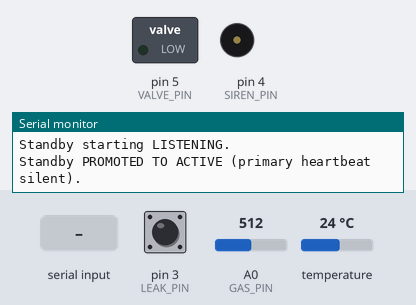
Bench run of a sketch on a simulated Arduino Uno, built with avr-gcc and run on an emulated ATmega328P. Shown: switched loads named in the sketch (green lamp = pin HIGH), buzzer (waves = sounding, pin HIGH), the last lines printed to the serial monitor. The inputs (shaded band) are chosen by the test bench; at power-on: A0 (GAS_PIN) = 512, pin 3 (LEAK_PIN) HIGH, temperature 24 °C.

Above: at 1.2 s.
1.3 s: A0 (GAS_PIN) set to 584
3.2 s: A0 (GAS_PIN) set to 607
At 4.5 s:
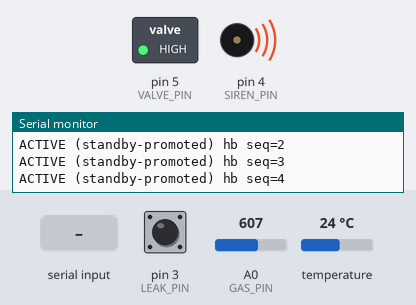
4.8 s: pin 3 (LEAK_PIN) pulled LOW for 0.5 s
At 5.5 s:
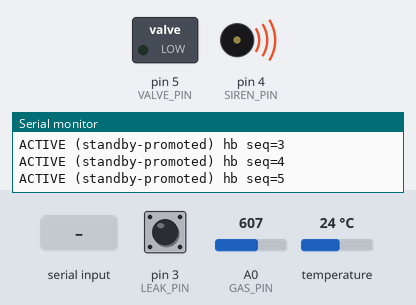
7.1 s: "HB,\n" received over the second serial link
At 8.8 s:
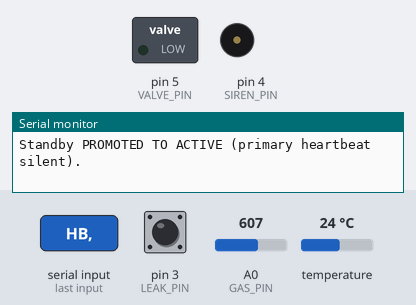
9.7 s: pin 3 (LEAK_PIN) pulled LOW for 3.2 s
At 11.2 s:
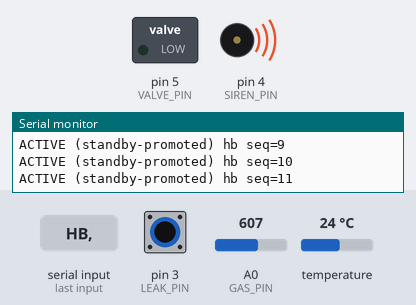
15.1 s: A0 (GAS_PIN) set to 590
At 15.8 s:
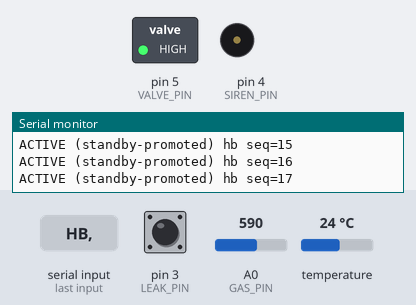
Timing chart, 0 to 17.7 s (numbered marks = the images above; inputs shaded):
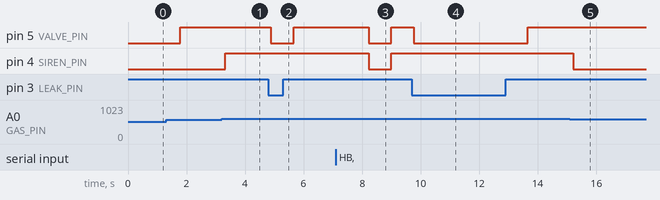

Measured:
- the behaviour switches between 600 and 601 on A0 (GAS_PIN) (found by bisection; images 0 and 1)
- after the input at 3.2 s, pin 4 (SIREN_PIN): LOW → HIGH after 0.13 s
- after the input at 4.8 s, pin 5 (VALVE_PIN): HIGH → LOW after 0.08 s, → HIGH 0.78 s later
- after the input at 7.1 s, pin 5 (VALVE_PIN), pin 4 (SIREN_PIN): HIGH → LOW after 1.1 s, → HIGH 0.76 s later
- after the input at 9.7 s, pin 5 (VALVE_PIN): HIGH → LOW after 0.07 s, → HIGH 3.9 s later
- after the input at 15.1 s, pin 4 (SIREN_PIN): HIGH → LOW after 0.12 s

The sketch:

standby.ino
```cpp
/*
  Redundant Failover Monitoring - Standby Unit
  ----------------------------------------------------
  Listen-only by default. Self-promotes to active if Primary's
  heartbeat goes silent for over 1 second, and yields back once it
  hears Primary's heartbeat resume. Board: Arduino Uno.
*/

#include <SoftwareSerial.h>
#include <OneWire.h>
#include <DallasTemperature.h>

const uint8_t ONEWIRE_PIN = 2;
const uint8_t GAS_PIN = A0;
const uint8_t LEAK_PIN = 3;
const uint8_t SIREN_PIN = 4, VALVE_PIN = 5;
const uint8_t LINK_TX = 6, LINK_RX = 7;

OneWire oneWire(ONEWIRE_PIN);
DallasTemperature tempSensor(&oneWire);
SoftwareSerial link(LINK_RX, LINK_TX);

const char *MY_ID = "STANDBY";
bool isActive = false; // Standby starts listen-only by default

uint16_t txSeq = 0;
unsigned long lastHeartbeatSentMs = 0;
unsigned long lastHeartbeatHeardMs = 0;
const unsigned long HEARTBEAT_INTERVAL_MS = 250;
const unsigned long SILENCE_TIMEOUT_MS = 1000;

void setup() {
  Serial.begin(9600);
  link.begin(9600);
  tempSensor.begin();

  pinMode(LEAK_PIN, INPUT_PULLUP);
  setActuatorPinMode(isActive);

  lastHeartbeatHeardMs = millis();
  Serial.println("Standby starting LISTENING.");
}

void loop() {
  readIncomingHeartbeats();

  if (isActive) {
    runActiveLogic();
  } else {
    checkForSilenceAndPromote();
  }
}

void setActuatorPinMode(bool active) {
  pinMode(SIREN_PIN, active ? OUTPUT : INPUT);
  pinMode(VALVE_PIN, active ? OUTPUT : INPUT);
  if (!active) {
    digitalWrite(SIREN_PIN, LOW);
    digitalWrite(VALVE_PIN, LOW);
  }
}

void runActiveLogic() {
  float temp = readTempC();
  int gas = analogRead(GAS_PIN);
  bool leak = digitalRead(LEAK_PIN) == LOW;

  bool alarm = (temp > 60.0) || (gas > 600) || leak;
  digitalWrite(SIREN_PIN, alarm ? HIGH : LOW);
  digitalWrite(VALVE_PIN, leak ? LOW : HIGH);

  sendHeartbeatIfDue(alarm);
}

void sendHeartbeatIfDue(bool alarmState) {
  unsigned long now = millis();
  if (now - lastHeartbeatSentMs < HEARTBEAT_INTERVAL_MS) return;
  lastHeartbeatSentMs = now;
  txSeq++;
  link.print("HB,"); link.print(txSeq); link.print(","); link.println(alarmState ? "ALARM" : "OK");
  Serial.print("ACTIVE (standby-promoted) hb seq="); Serial.println(txSeq);
}

void readIncomingHeartbeats() {
  if (!link.available()) return;
  String line = link.readStringUntil('\n');
  line.trim();
  if (!line.startsWith("HB,")) return;

  lastHeartbeatHeardMs = millis();

  // If we are active (self-promoted) and hear a heartbeat, Primary must
  // have come back online - yield back to it immediately to avoid
  // driving the shared actuator lines simultaneously.
  if (isActive) {
    isActive = false;
    setActuatorPinMode(false);
    Serial.println("YIELDING (primary is back) - Standby now listen-only.");
  }
}

void checkForSilenceAndPromote() {
  if (millis() - lastHeartbeatHeardMs > SILENCE_TIMEOUT_MS) {
    isActive = true;
    setActuatorPinMode(true);
    Serial.println("Standby PROMOTED TO ACTIVE (primary heartbeat silent).");
  }
}

float readTempC() {
  tempSensor.requestTemperatures();
  return tempSensor.getTempCByIndex(0);
}
```
